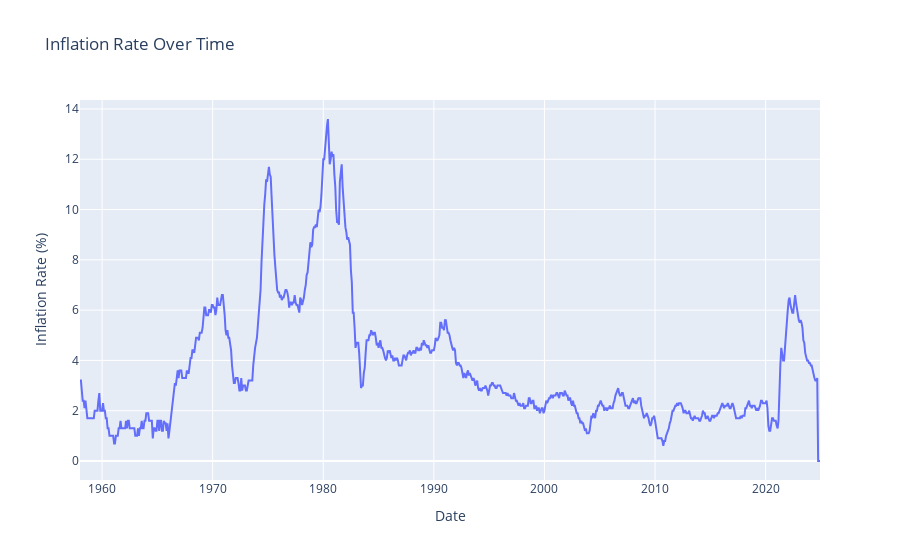

Notebook code cell kept with this figure:
### Code cell
# 6 HOURS!!! to get to this point where I had the inflation data transformed and into a clean visual
fig = px.line(
    dfInflationNormalized, 
    x='Date', 
    y='Inflation', 
    title='Inflation Rate Over Time', 
    labels={'Inflation': 'Inflation Rate (%)'}, 
    template='plotly'
)

# Display the plot
fig.show()

### Figure 1 — Plotly figure (JSON) as saved in the notebook; plotly's stock layout.template omitted (floating-point values rounded to 4 significant figures; data arrays with more than 128 entries replaced by an {"elided": "..."} marker saying what was removed)
{"data": [{"hovertemplate": "Date=%{x}<br>Inflation Rate (%)=%{y}<extra></extra>", "legendgroup": "", "line": {"color": "#636efa", "dash": "solid"}, "marker": {"symbol": "circle"}, "mode": "lines", "name": "", "orientation": "v", "showlegend": false, "type": "scatter", "x": {"elided": "804 str values"}, "xaxis": "x", "y": {"elided": "804 float values"}, "yaxis": "y"}], "layout": {"autosize": true, "legend": {"tracegroupgap": 0}, "title": {"text": "Inflation Rate Over Time"}, "xaxis": {"anchor": "y", "autorange": true, "domain": [0, 1], "range": ["1958-01-01", "2024-12-01"], "title": {"text": "Date"}, "type": "date"}, "yaxis": {"anchor": "x", "autorange": true, "domain": [0, 1], "range": [-0.7556, 14.36], "title": {"text": "Inflation Rate (%)"}, "type": "linear"}}}
